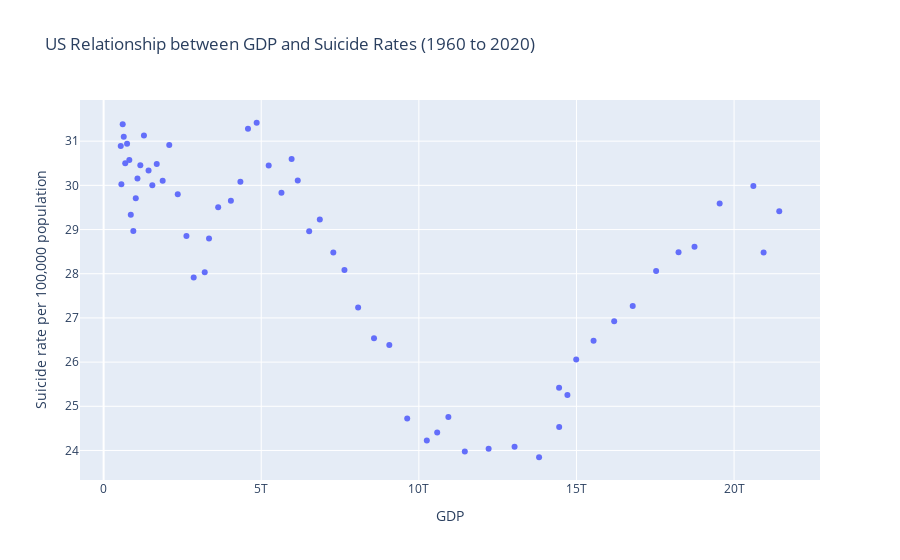

This figure's notebook cell:
### Code cell
us = gdp_suicide_merged[gdp_suicide_merged["Country Name"] == "United States"].dropna()

fig = go.Figure()
for country, data in us.groupby('Country Name'):
    fig.add_trace(go.Scatter(x=data['gdp'], y=data['Death rate per 100 000 population'], mode='markers', name=country))

fig.update_layout(title=f"US Relationship between GDP and Suicide Rates ({us['Year'].min()} to {us['Year'].max()})",
                  xaxis=dict(title="GDP"),
                  yaxis=dict(title="Suicide rate per 100,000 population"))

fig.show()

assert fig.layout.title.text == "US Relationship between GDP and Suicide Rates (1960 to 2020)"
assert fig.layout.xaxis.title.text == "GDP"
assert fig.layout.yaxis.title.text == "Suicide rate per 100,000 population"
